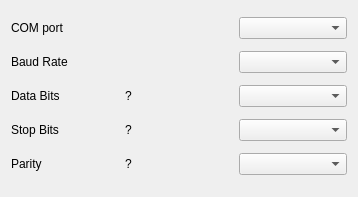
<?xml version="1.0" encoding="UTF-8"?>
<ui version="4.0">
 <class>serialPortWidget</class>
 <widget class="QWidget" name="serialPortWidget">
  <property name="geometry">
   <rect>
    <x>0</x>
    <y>0</y>
    <width>358</width>
    <height>197</height>
   </rect>
  </property>
  <property name="windowTitle">
   <string>Form</string>
  </property>
  <layout class="QGridLayout" name="gridLayout">
   <item row="0" column="0">
    <widget class="QLabel" name="labelCOM">
     <property name="text">
      <string>COM port</string>
     </property>
    </widget>
   </item>
   <item row="0" column="2">
    <widget class="QComboBox" name="comPortBox"/>
   </item>
   <item row="1" column="0">
    <widget class="QLabel" name="labelBaud">
     <property name="text">
      <string>Baud Rate</string>
     </property>
    </widget>
   </item>
   <item row="1" column="2">
    <widget class="QComboBox" name="baudRateBox"/>
   </item>
   <item row="2" column="0">
    <widget class="QLabel" name="labelData">
     <property name="text">
      <string>Data Bits</string>
     </property>
    </widget>
   </item>
   <item row="2" column="1">
    <widget class="QLabel" name="dataBitsInformation">
     <property name="text">
      <string>?</string>
     </property>
    </widget>
   </item>
   <item row="2" column="2">
    <widget class="QComboBox" name="dataBitsBox"/>
   </item>
   <item row="3" column="0">
    <widget class="QLabel" name="labelStop">
     <property name="text">
      <string>Stop Bits</string>
     </property>
    </widget>
   </item>
   <item row="3" column="1">
    <widget class="QLabel" name="StopBitsInformation">
     <property name="text">
      <string>?</string>
     </property>
    </widget>
   </item>
   <item row="3" column="2">
    <widget class="QComboBox" name="stopBitsBox"/>
   </item>
   <item row="4" column="0">
    <widget class="QLabel" name="labelParity">
     <property name="text">
      <string>Parity</string>
     </property>
    </widget>
   </item>
   <item row="4" column="1">
    <widget class="QLabel" name="parityInformation">
     <property name="text">
      <string>?</string>
     </property>
    </widget>
   </item>
   <item row="4" column="2">
    <widget class="QComboBox" name="parityBox"/>
   </item>
  </layout>
 </widget>
 <resources/>
 <connections/>
</ui>
